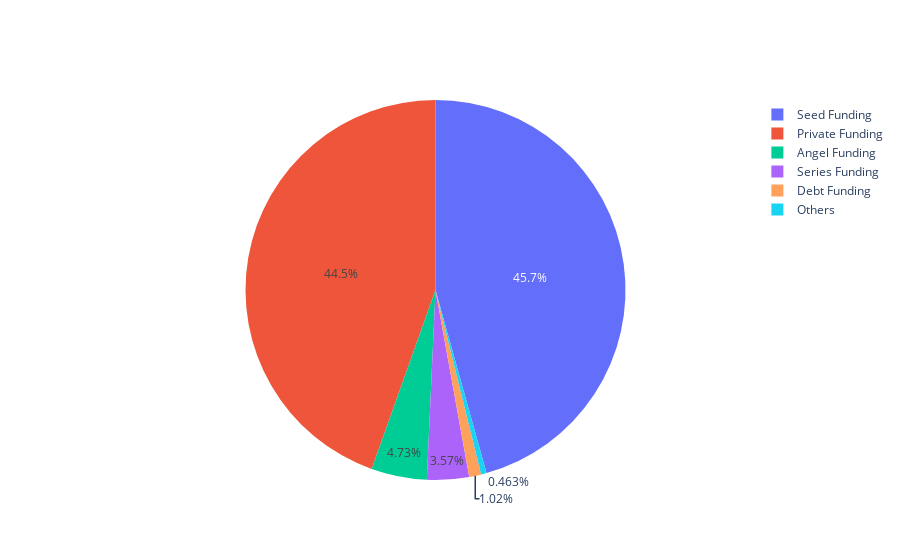

Notebook code for this chart:
### Code cell
a=pd.get_dummies(df['round']).sum().sort_values(ascending= False)
a= pd.DataFrame(a).reset_index().rename(columns= {'index': 'type', 0:'count'})
# a.loc[a['indus'.str.contains('Food', regex=False), 'industry']= 'Food'
a.loc[a['count'] < 10, 'type']='Others'
fig = go.Figure(data=[go.Pie(labels=a.type, values=a['count'])])
fig.show()
# df['round'].value_counts().plot(kind='pie', legend= True)

### Figure 1 — Plotly figure (JSON) as saved in the notebook; plotly's stock layout.template omitted (floating-point values rounded to 4 significant figures)
{"data": [{"labels": ["Seed Funding", "Private Funding", "Angel Funding", "Series Funding", "Debt Funding", "Others", "Others", "Others", "Others", "Others", "Others", "Others", "Others", "Others", "Others"], "type": "pie", "values": [1382, 1348, 143, 108, 31, 3, 2, 2, 1, 1, 1, 1, 1, 1, 1]}], "layout": {}}
